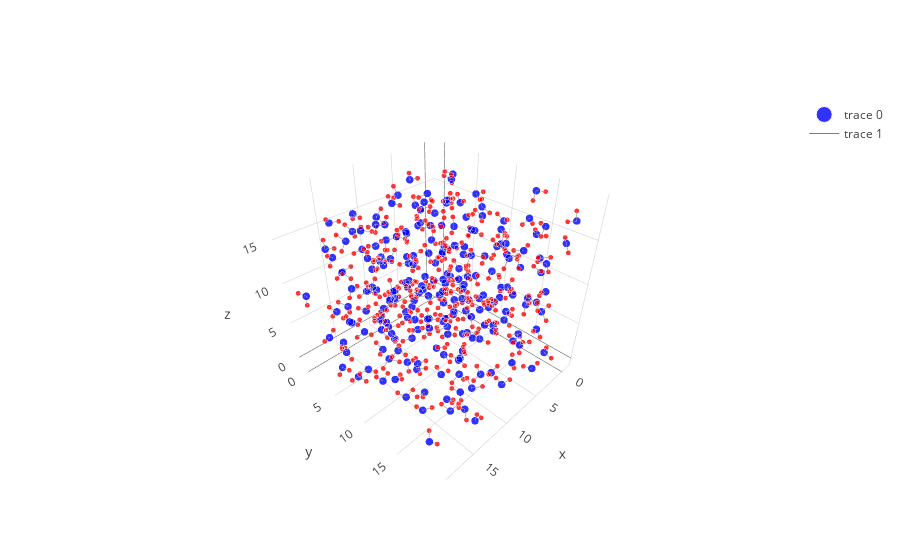

Notebook code for this chart:
### Code cell
draw_plotly_3d_scatter(test_graph)

### Figure 1 — Plotly figure (JSON) as saved in the notebook; plotly's stock layout.template omitted (floating-point values rounded to 4 significant figures; data arrays with more than 128 entries replaced by an {"elided": "..."} marker saying what was removed)
{"data": [{"hovertext": {"elided": "648 str values"}, "marker": {"color": {"elided": "648 str values"}, "opacity": 0.8, "size": {"elided": "648 int values"}, "sizemode": "area"}, "mode": "markers", "type": "scatter3d", "x": {"elided": "648 float values"}, "y": {"elided": "648 float values"}, "z": {"elided": "648 float values"}}, {"hoverinfo": "none", "line": {"color": "rgb(125,125,125)", "width": 1}, "mode": "lines", "type": "scatter3d", "x": {"elided": "1296 float values"}, "y": {"elided": "1296 float values"}, "z": {"elided": "1296 float values"}}], "layout": {}}
